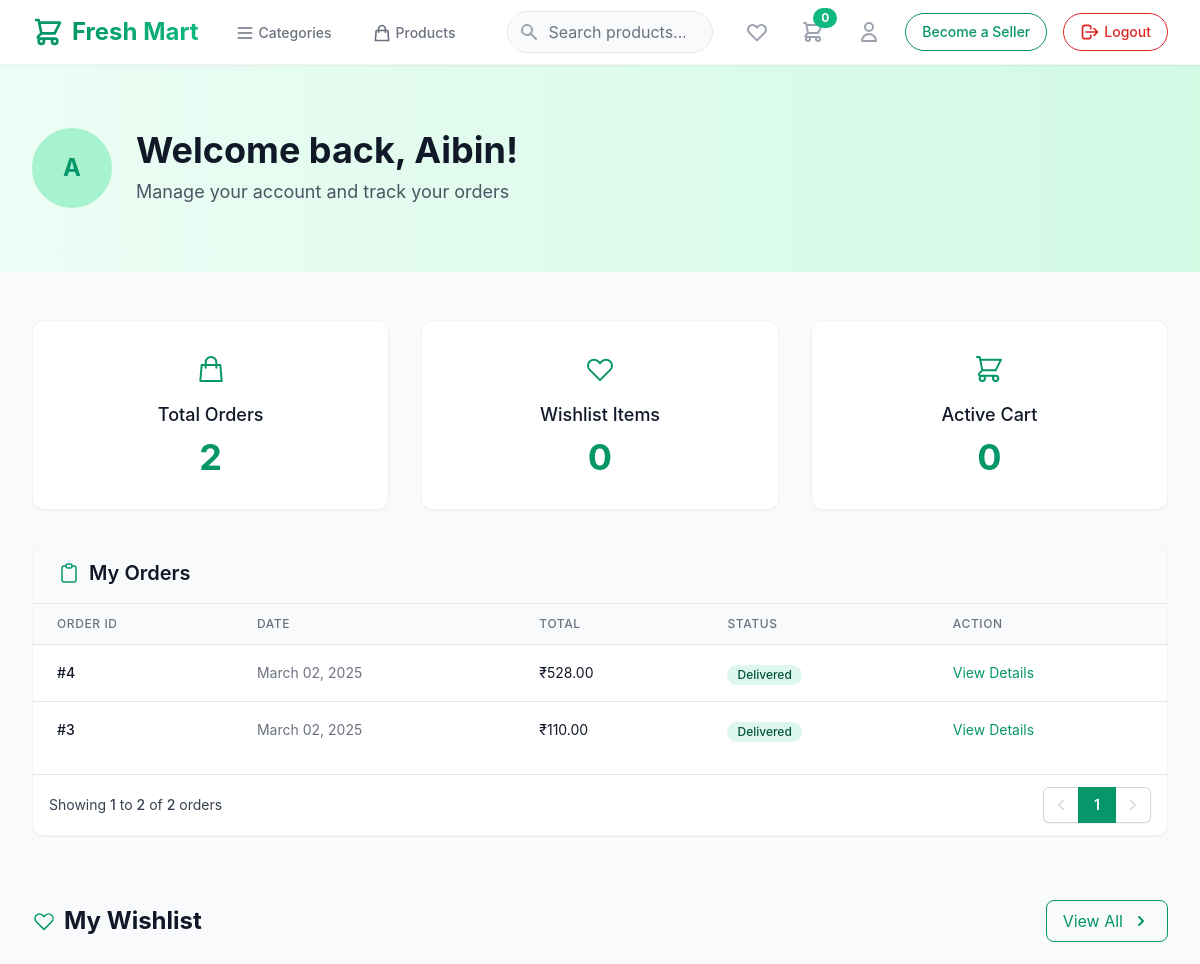
Page /account (signed in, upper part) on the earlier database version.
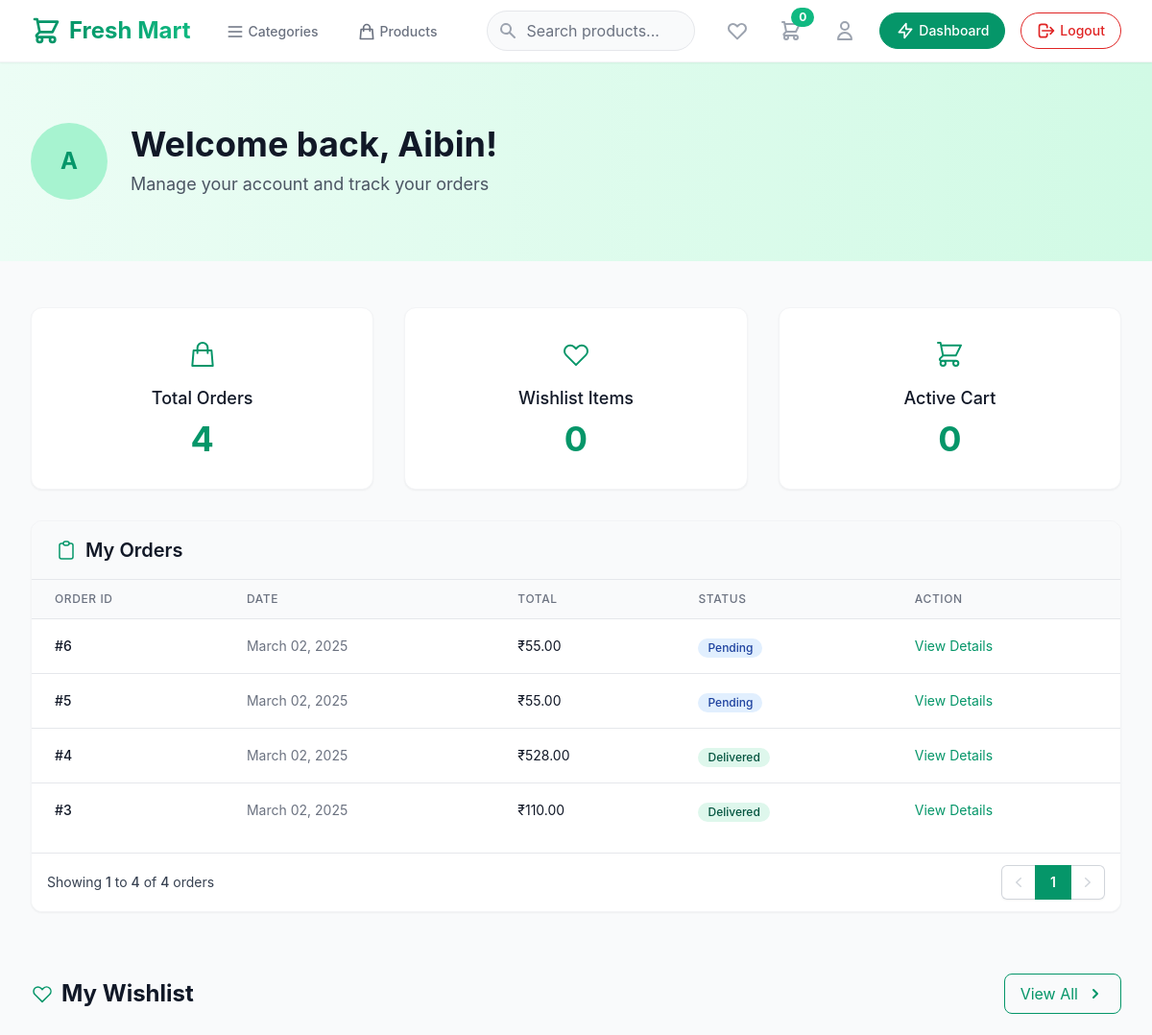
Same page on the later database version.
### app.py (models this page shows, shortened)
class Order(db.Model):
    __tablename__ = 'orders'
    id = Column(Integer, primary_key=True)
    user_id = Column(Integer, ForeignKey('users.id'), nullable=False)
    total_amount = Column(Float, default=0.0)
    status = Column(String(50), default='Pending')
    address_id = Column(Integer, ForeignKey('addresses.id'), nullable=False)
    created_at = Column(DateTime, default=datetime.utcnow)
    user = relationship('User', back_populates='orders')
    address = relationship('Address')
    order_items = relationship('OrderItem', back_populates='order', cascade="all, delete-orphan")

### app.py (the view)
@app.route('/account')
@login_required
def account():
    page = request.args.get('page', 1, type=int)
    per_page = 5  # Number of orders per page
    is_ajax = request.args.get('ajax') == 'true'
    orders_only = request.args.get('orders_only') == 'true'
    order_pagination = Order.query.filter_by(user_id=current_user.id).order_by(Order.created_at.desc()).paginate(page=page, per_page=per_page)
    orders = order_pagination.items
    wishlist = WishlistItem.query.filter_by(user_id=current_user.id).all()
    cart = Cart.query.filter_by(user_id=current_user.id).first()
    if is_ajax and orders_only:
        return render_template('partials/account-orders.html',
                             orders=orders,
                             order_pagination=order_pagination)
    return render_template('pages/account.html',
                         orders=orders,
                         order_pagination=order_pagination,
                         wishlist=wishlist,
                         cart=cart)

### app.py (called while the page is built)
@login_manager.user_loader
def load_user(user_id):
    return User.query.get(int(user_id))

@app.context_processor
def inject_cart():
    if current_user.is_authenticated:
        cart = Cart.query.filter_by(user_id=current_user.id).first()
        return {'user_cart': cart}
    return {'user_cart': None}

### templates/pages/account.html (shortened to what the changed rows need)
{% extends "base.html" %}
{% block content %}
{% if current_user.is_authenticated %}
<div class="bg-gradient-to-r from-emerald-50 to-emerald-100">
  <div class="max-w-7xl mx-auto px-4 sm:px-6 lg:px-8 py-16">
    <div class="flex items-center space-x-6">
      <div class="h-20 w-20 rounded-full bg-emerald-200 flex items-center justify-center">
        <span class="text-2xl font-bold text-emerald-600">{{ current_user.name[0].upper() }}</span>
      </div>
      <div>
        <h1 class="text-4xl font-bold text-gray-900 mb-2">
          Welcome back, {{ current_user.name }}!
        </h1>
        <p class="text-lg text-gray-600">Manage your account and track your orders</p>
      </div>
    </div>
  </div>
</div>
<div class="max-w-7xl mx-auto px-4 sm:px-6 lg:px-8 py-12">
  <div class="grid grid-cols-1 md:grid-cols-3 gap-8">
    <div class="bg-white rounded-xl shadow-sm p-8 border border-gray-100 hover:shadow-md transition-all duration-300">
      <div class="text-center">
        <div class="mb-4">
          <svg class="h-8 w-8 mx-auto text-emerald-600" fill="none" stroke="currentColor" viewBox="0 0 24 24">
            <path stroke-linecap="round" stroke-linejoin="round" stroke-width="1.5" d="M16 11V7a4 4 0 00-8 0v4M5 9h14l1 12H4L5 9z"/>
          </svg>
        </div>
        <h3 class="text-lg font-medium text-gray-900 mb-2">Total Orders</h3>
        <p class="text-4xl font-bold text-emerald-600">{{ orders|length }}</p>
      </div>
    </div>
    <div class="bg-white rounded-xl shadow-sm p-8 border border-gray-100 hover:shadow-md transition-all duration-300">
      <div class="text-center">
        <div class="mb-4">
          <svg class="h-8 w-8 mx-auto text-emerald-600" fill="none" stroke="currentColor" viewBox="0 0 24 24">
            <path stroke-linecap="round" stroke-linejoin="round" stroke-width="1.5" d="M4.318 6.318a4.5 4.5 0 000 6.364L12 20.364l7.682-7.682a4.5 4.5 0 00-6.364-6.364L12 7.636l-1.318-1.318a4.5 4.5 0 00-6.364 0z"/>
          </svg>
        </div>
        <h3 class="text-lg font-medium text-gray-900 mb-2">Wishlist Items</h3>
        <p class="text-4xl font-bold text-emerald-600">{{ wishlist|length }}</p>
      </div>
    </div>
    <div class="bg-white rounded-xl shadow-sm p-8 border border-gray-100 hover:shadow-md transition-all duration-300">
      <div class="text-center">
        <div class="mb-4">
        </div>
        <h3 class="text-lg font-medium text-gray-900 mb-2">Active Cart</h3>
        <p class="text-4xl font-bold text-emerald-600">
          {{ cart.items|length if cart else 0 }}
        </p>
      </div>
    </div>
    <div class="md:col-span-3 bg-white rounded-xl shadow-sm overflow-hidden border border-gray-100">
      <div class="px-6 py-4 border-b border-gray-200 bg-gray-50">
        <h2 class="text-xl font-semibold text-gray-900 flex items-center">
          <svg class="h-6 w-6 mr-2 text-emerald-600" fill="none" stroke="currentColor" viewBox="0 0 24 24">
            <path stroke-linecap="round" stroke-linejoin="round" stroke-width="1.5" d="M9 5H7a2 2 0 00-2 2v12a2 2 0 002 2h10a2 2 0 002-2V7a2 2 0 00-2-2h-2M9 5a2 2 0 002 2h2a2 2 0 002-2M9 5a2 2 0 012-2h2a2 2 0 012 2"/>
          </svg>
          My Orders
        </h2>
      </div>
      <div id="orders-container" class="overflow-x-auto">
        {% include 'partials/account-orders.html' %}
      </div>
    </div>
    <div class="md:col-span-3 mt-8">
      <div class="flex items-center justify-between mb-6">
        <h2 class="text-2xl font-bold text-gray-900 flex items-center">
          <svg class="h-6 w-6 mr-2 text-emerald-600" fill="none" stroke="currentColor" viewBox="0 0 24 24">
            <path stroke-linecap="round" stroke-linejoin="round" stroke-width="1.5" d="M4.318 6.318a4.5 4.5 0 000 6.364L12 20.364l7.682-7.682a4.5 4.5 0 00-6.364-6.364L12 7.636l-1.318-1.318a4.5 4.5 0 00-6.364 0z"/>
          </svg>
          My Wishlist
        </h2>
        <a href="{{ url_for('wishlist') }}"
           class="inline-flex items-center px-4 py-2 rounded-lg text-emerald-600 hover:text-white border border-emerald-600 hover:bg-emerald-600 transition-colors duration-300">
          View All
          <svg class="ml-2 w-5 h-5" xmlns="http://www.w3.org/2000/svg" viewBox="0 0 20 20" fill="currentColor">
            <path fill-rule="evenodd" d="M7.293 14.707a1 1 0 010-1.414L10.586 10 7.293 6.707a1 1 0 011.414-1.414l4 4a1 1 0 010 1.414l-4 4a1 1 0 01-1.414 0z" clip-rule="evenodd"/>
          </svg>
        </a>
      </div>
    </div>
      {% set addresses = current_user.addresses[:2] %}
  </div>
</div>
{% endif %}
{% endblock content %}

### templates/partials/account-orders.html (shortened to what the changed rows need)
{% if orders %}
<div class="overflow-x-auto">
  <table class="min-w-full divide-y divide-gray-200">
    <thead class="bg-gray-50">
      <tr>
        <th
          class="px-6 py-3 text-left text-xs font-medium text-gray-500 uppercase tracking-wider"
        >
          Order ID
        </th>
        <th
          class="px-6 py-3 text-left text-xs font-medium text-gray-500 uppercase tracking-wider"
        >
          Date
        </th>
        <th
          class="px-6 py-3 text-left text-xs font-medium text-gray-500 uppercase tracking-wider"
        >
          Total
        </th>
        <th
          class="px-6 py-3 text-left text-xs font-medium text-gray-500 uppercase tracking-wider"
        >
          Status
        </th>
        <th
          class="px-6 py-3 text-left text-xs font-medium text-gray-500 uppercase tracking-wider"
        >
          Action
        </th>
      </tr>
    </thead>
    <tbody class="bg-white divide-y divide-gray-200">
      {% for order in orders %}
      <tr>
        <td
          class="px-6 py-4 whitespace-nowrap text-sm font-medium text-gray-900"
        >
          #{{ order.id }}
        </td>
        <td class="px-6 py-4 whitespace-nowrap text-sm text-gray-500">
          {{ order.created_at.strftime('%B %d, %Y') }}
        </td>
        <td class="px-6 py-4 whitespace-nowrap text-sm text-gray-900">
          ₹{{ "%.2f"|format(order.total_amount) }}
        </td>
        <td class="px-6 py-4 whitespace-nowrap">
          <span
            class="inline-flex items-center px-2.5 py-0.5 rounded-full text-xs font-medium {% if order.status == 'Delivered' %}bg-green-100 text-green-800 {% elif order.status == 'Processing' %}bg-yellow-100 text-yellow-800 {% elif order.status == 'Cancelled' %}bg-red-100 text-red-800 {% else %}bg-blue-100 text-blue-800{% endif %}"
          >
            {{ order.status }}
          </span>
        </td>
        <td
          class="px-6 py-4 whitespace-nowrap text-sm text-emerald-600 hover:text-emerald-900"
        >
          <a href="{{ url_for('user_order_details', id=order.id) }}">View Details</a>
        </td>
      </tr>
      {% endfor %}
    </tbody>
  </table>
</div>
<div class="mt-4 flex items-center justify-between border-t border-gray-200 bg-white px-4 py-3 sm:px-6">
  <div class="hidden sm:flex sm:flex-1 sm:items-center sm:justify-between">
    <div>
      <p class="text-sm text-gray-700">
        Showing <span class="font-medium">{{ (order_pagination.page - 1) * order_pagination.per_page + 1 }}</span> to
        <span class="font-medium">{{ (order_pagination.page - 1) * order_pagination.per_page + orders|length }}</span> of
        <span class="font-medium">{{ order_pagination.total }}</span> orders
      </p>
    </div>
    <div>
      <nav class="isolate inline-flex -space-x-px rounded-md shadow-sm" aria-label="Pagination">
        {% if order_pagination.has_prev %}
        <button data-page="{{ order_pagination.prev_num }}" class="pagination-btn relative inline-flex items-center rounded-l-md px-2 py-2 text-gray-400 ring-1 ring-inset ring-gray-300 hover:bg-gray-50 focus:z-20 focus:outline-offset-0">
          <span class="sr-only">Previous</span>
          <svg class="h-5 w-5" viewBox="0 0 20 20" fill="currentColor" aria-hidden="true">
            <path fill-rule="evenodd" d="M12.79 5.23a.75.75 0 01-.02 1.06L8.832 10l3.938 3.71a.75.75 0 11-1.04 1.08l-4.5-4.25a.75.75 0 010-1.08l4.5-4.25a.75.75 0 011.06.02z" clip-rule="evenodd" />
          </svg>
        </button>
        {% else %}
        <button disabled class="relative inline-flex items-center rounded-l-md px-2 py-2 text-gray-300 ring-1 ring-inset ring-gray-300 focus:z-20 focus:outline-offset-0">
          <svg class="h-5 w-5" viewBox="0 0 20 20" fill="currentColor" aria-hidden="true">
            <path fill-rule="evenodd" d="M12.79 5.23a.75.75 0 01-.02 1.06L8.832 10l3.938 3.71a.75.75 0 11-1.04 1.08l-4.5-4.25a.75.75 0 010-1.08l4.5-4.25a.75.75 0 011.06.02z" clip-rule="evenodd" />
          </svg>
        </button>
        {% endif %}
        {% for page_num in order_pagination.iter_pages(left_edge=1, right_edge=1, left_current=1, right_current=2) %}
          {% if page_num %}
            {% if page_num == order_pagination.page %}
            <button aria-current="page" class="relative z-10 inline-flex items-center bg-emerald-600 px-4 py-2 text-sm font-semibold text-white focus:z-20 focus-visible:outline focus-visible:outline-2 focus-visible:outline-offset-2 focus-visible:outline-emerald-600">
              {{ page_num }}
            </button>
            {% else %}
            <button data-page="{{ page_num }}" class="pagination-btn relative inline-flex items-center px-4 py-2 text-sm font-semibold text-gray-900 ring-1 ring-inset ring-gray-300 hover:bg-gray-50 focus:z-20 focus:outline-offset-0">
              {{ page_num }}
            </button>
            {% endif %}
          {% else %}
          <span class="relative inline-flex items-center px-4 py-2 text-sm font-semibold text-gray-700 ring-1 ring-inset ring-gray-300 focus:outline-offset-0">
            ...
          </span>
          {% endif %}
        {% endfor %}
        {% if order_pagination.has_next %}
        <button data-page="{{ order_pagination.next_num }}" class="pagination-btn relative inline-flex items-center rounded-r-md px-2 py-2 text-gray-400 ring-1 ring-inset ring-gray-300 hover:bg-gray-50 focus:z-20 focus:outline-offset-0">
          <span class="sr-only">Next</span>
          <svg class="h-5 w-5" viewBox="0 0 20 20" fill="currentColor" aria-hidden="true">
            <path fill-rule="evenodd" d="M7.21 14.77a.75.75 0 01.02-1.06L11.168 10 7.23 6.29a.75.75 0 111.04-1.08l4.5 4.25a.75.75 0 010 1.08l-4.5 4.25a.75.75 0 01-1.06-.02z" clip-rule="evenodd" />
          </svg>
        </button>
        {% else %}
        <button disabled class="relative inline-flex items-center rounded-r-md px-2 py-2 text-gray-300 ring-1 ring-inset ring-gray-300 focus:z-20 focus:outline-offset-0">
          <svg class="h-5 w-5" viewBox="0 0 20 20" fill="currentColor" aria-hidden="true">
            <path fill-rule="evenodd" d="M7.21 14.77a.75.75 0 01.02-1.06L11.168 10 7.23 6.29a.75.75 0 111.04-1.08l4.5 4.25a.75.75 0 010 1.08l-4.5 4.25a.75.75 0 01-1.06-.02z" clip-rule="evenodd" />
          </svg>
        </button>
        {% endif %}
      </nav>
    </div>
  </div>
</div>
{% endif %}

Differences in the rows shown:
changed User "Aibin": is_seller False → True (drawn)
added Order: id "6", created_at "March 02, 2025", total_amount "55.00", status "Pending"
added Order: id "5", created_at "March 02, 2025", total_amount "55.00", status "Pending"
Other differences:
{{ orders|length }}: "2" → "4"
{{ order_pagination.total }}: "2" → "4"
text no longer shown: "2 Become a Seller"
text now shown: "Dashboard 4"
